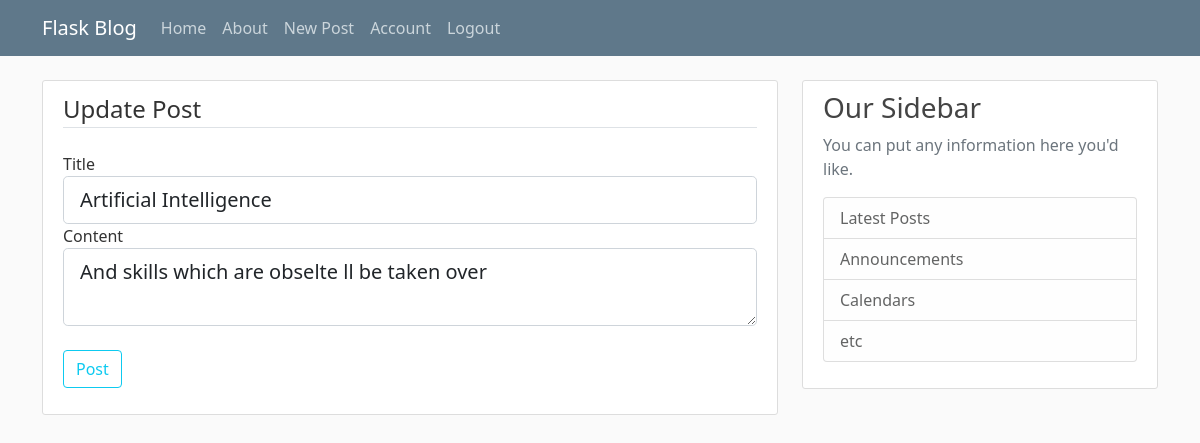
/post/7/update (signed in), run on the app's committed database.
### flaskblog/models.py (models this page shows, shortened)
class Posts(db.Model):
    id = db.Column(db.Integer, primary_key=True)
    title = db.Column(db.String(100), nullable=False)
    date_posted = db.Column(db.DateTime, nullable=False,
                            default=datetime.utcnow)
    content = db.Column(db.Text, nullable=False)
    user_id = db.Column(db.Integer, db.ForeignKey('user.id'), nullable=False)

### flaskblog/post/routes.py (the view)
@posts.route('/post/<int:post_id>/update',methods=['GET','POST'])
@login_required
def update_post(post_id):
    post = Posts.query.get_or_404(post_id)
    if  post.author != current_user:
        abort(403)
    form = PostForm()
    if form.validate_on_submit():
        post.title = form.title.data
        post.content = form.content.data
        db.session.commit()
        flash('Your Post Has Been Updated','success')
        return redirect(url_for('posts.post',post_id=post.id))
    elif request.method == 'GET':
        form.title.data = post.title
        form.content.data = post.content
    return render_template('create_post.html',title='Update Post', form=form, legend='Update Post')

### flaskblog/post/form.py
class PostForm(FlaskForm):
    title = StringField('Title',validators=[DataRequired()])
    content = TextAreaField('Content',validators=[DataRequired()])
    submit = SubmitField('Post')

### flaskblog/models.py (called while the page is built)
@login_manager.user_loader
def load_user(user_id):
    return User.query.get(int(user_id))

### flaskblog/templates/create_post.html (shortened to what this page needs)
{% extends "layout.html" %}
{% block content %}
<div class="content-section">
    <form method="POST" action="">
        <fieldset class="form-group">
            <legend class="border-bottom mb-4">{{legend}}</legend>
            <div class="form-group">
                {{form.title.label(class="form-control-label")}}
                {% if form.title.errors %}
                {{form.title(class="form-control form-control-lg is-invalid")}}
                <div class="invalid-feedback">
                    {% for error in form.title.errors %}
                    <span>{{error}}</span>
                    {% endfor %}
                </div>
                {% else %}
                {{form.title(class="form-control form-control-lg")}}
                {% endif %}
            </div>
            <div class="form-group">
                {{form.content.label(class="form-control-label")}}
                {% if form.content.errors %}
                {{form.content(class="form-control form-control-lg is-invalid")}}
                <div class="invalid-feedback">
                    {% for error in form.content.errors %}
                    <span>{{error}}</span>
                    {% endfor %}
                </div>
                {% else %}
                {{form.content(class="form-control form-control-lg")}}
                {% endif %}
            </div>
        </fieldset>
        <br>
        <div class="form-group">
            {{form.submit(class="btn btn-outline-info")}}
        </div>
    </form>
</div>
{% endblock content %}

### flaskblog/static/main.css (style rules this page uses)
body { background: #fafafa; color: #333333; margin-top: 5rem; }
.content-section { background: #ffffff; padding: 10px 20px; border: 1px solid #dddddd; border-radius: 3px; margin-bottom: 20px; }

### data on the page
Posts: title "Artificial Intelligence", content "And skills which are obselte ll be taken over"

### other printed values
{{ legend }} "Update Post"
